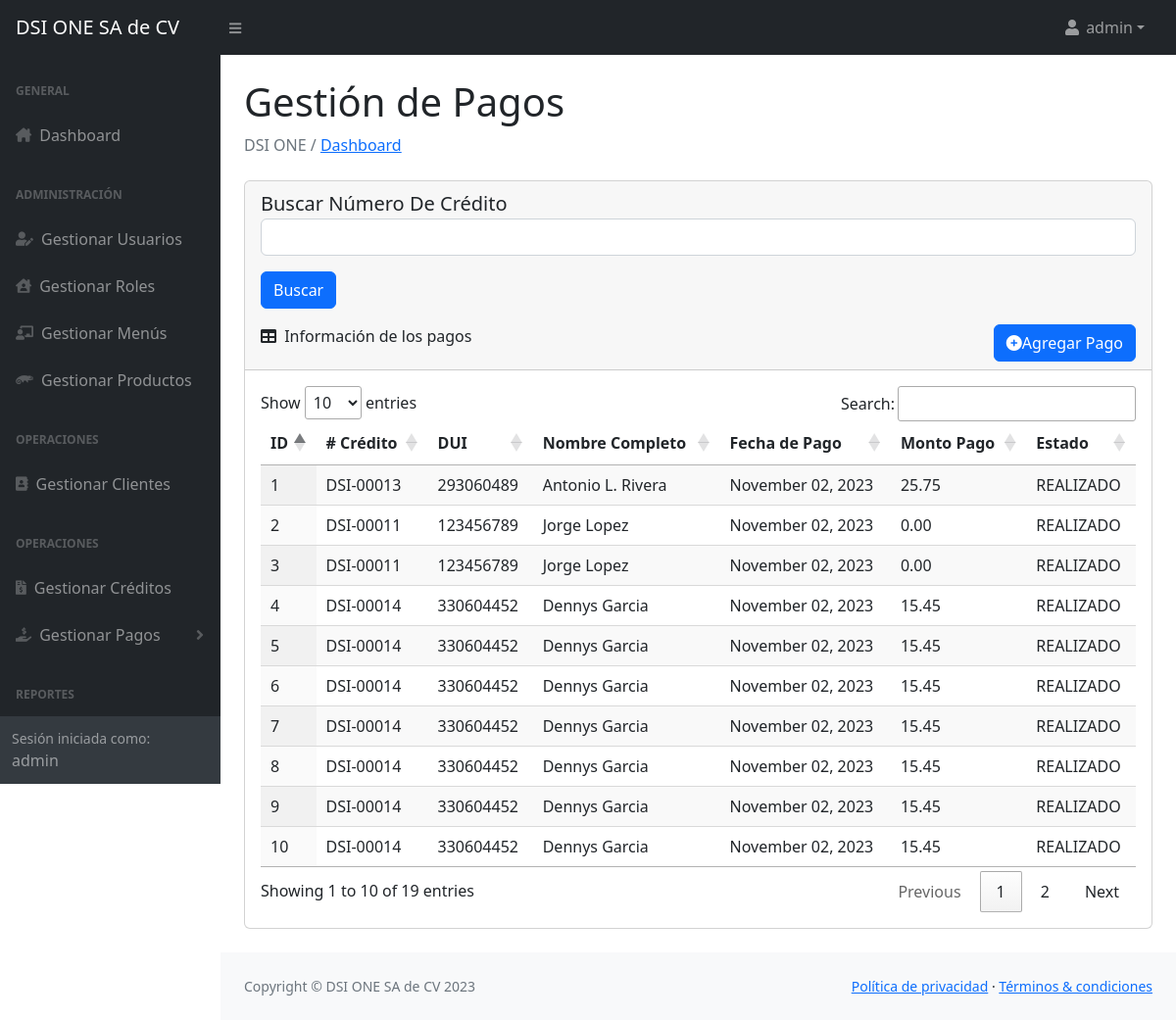
/Vista/gestion_pagos.php (signed in), run on the app's committed database.
### tables this page shows
CREATE TABLE `pagos_dsi` (
  `id_pago` int(11) NOT NULL,
  `num_credito` varchar(10) NOT NULL,
  `dui_cliente` int(11) NOT NULL,
  `nombre_cliente` varchar(60) NOT NULL,
  `fecha_pago` date NOT NULL,
  `monto_pago` decimal(10,2) NOT NULL,
  `estado_pago` enum('PENDIENTE','REALIZADO','EN MORA') NOT NULL DEFAULT 'PENDIENTE'
);

### Vista/gestion_pagos.php (the view, shortened to what this page needs)
<!DOCTYPE html>
<html lang="es">
<head>
    <?php include '../Modelo/o_head.php'; ?>
</head>
<body class="sb-nav-fixed">
    <?php include '../Modelo/o_menu.php'; ?>
    <div id="layoutSidenav_content">
        <main>
                <div class="container-fluid px-4">
                    <h1 class="mt-4">Gestión de Pagos</h1>
                    <ol class="breadcrumb mb-4">
                        <li class="breadcrumb-item active"> DSI ONE / <a href="../Vista/home.php"> Dashboard </a></li>
                    </ol>
                    <div class="card mb-4">
                        <div class="card-header">
                            <h5 class="modal-title" id="addClienteModalLabel">Buscar Número De Crédito</h5>
                            <form method="POST" action="">
                                <div class="mb-3">
                                    <input type="text" name="num_credito" class="form-control" id="num_credito" required>
                                </div>
                                <div class="mb-3">
                                    <input type="submit" name="buscar" class="btn btn-primary" value="Buscar">
                                </div>
                            </form>
                                <i class="fas fa-table me-1"></i>
                                Información de los pagos
                                <div style="float: right;">
                                    <button class="btn btn-primary" data-bs-toggle="modal" data-bs-target="#addClienteModal"><i class="fa-solid fa-circle-plus"></i>Agregar Pago</button>
                                </div>
                        </div>
                        <div class="card-body">
                            <table id="datatablesSimple" class="display">
                                <thead>
                                    <tr>
                                        <th>ID</th>
                                        <th># Crédito</th>
                                        <th>DUI</th>
                                        <th>Nombre Completo</th>
                                        <th>Fecha de Pago</th>
                                        <th>Monto Pago</th>
                                        <th>Estado</th>
                                    </tr>
                                </thead>
                                <tbody>
                                    <?php
                                    include "../Controlador/db_connection.php";
                                    $query = "SELECT * FROM pagos_dsi";
                                    $result = $conn->query($query);
                                    if ($result->num_rows > 0) {
                                        while ($row = $result->fetch_assoc()) {
                                            echo "<td>" . $row['id_pago'] . "</td>";
                                            echo "<td>" . $row['num_credito'] . "</td>";
                                            echo "<td>" . $row['dui_cliente'] . "</td>";
                                            echo "<td>" . $row['nombre_cliente'] . "</td>";
                                            $fecha_pago = date('F d, Y', strtotime($row['fecha_pago']));
                                            echo "<td>" . $fecha_pago . "</td>";
                                            echo "<td>" . $row['monto_pago'] . "</td>";
                                            echo "<td>" . $row['estado_pago'] . "</td>";
                                        }
                                    } else {
                                        echo "<tr><td colspan='7'>No se encontraron registros en la tabla pagos_dsi.</td></tr>";
                                    }
                                    ?>
                                </tbody>
                            </table>
                        </div>
                    </div>
                </div>
            </main>
            <?php include '../Modelo/o_scrips_generales.php'; ?>
</body>
</html>

### data on the page
pagos_dsi: id_pago "1", num_credito "DSI-00013", dui_cliente "293060489", nombre_cliente "Antonio L. Rivera", fecha_pago "November 02, 2023", monto_pago "25.75", estado_pago "REALIZADO"
pagos_dsi: id_pago "2", num_credito "DSI-00011", dui_cliente "123456789", nombre_cliente "Jorge Lopez", fecha_pago "November 02, 2023", monto_pago "0.00", estado_pago "REALIZADO"
pagos_dsi: id_pago "3", num_credito "DSI-00011", dui_cliente "123456789", nombre_cliente "Jorge Lopez", fecha_pago "November 02, 2023", monto_pago "0.00", estado_pago "REALIZADO"
pagos_dsi: id_pago "4", num_credito "DSI-00014", dui_cliente "330604452", nombre_cliente "Dennys Garcia", fecha_pago "November 02, 2023", monto_pago "15.45", estado_pago "REALIZADO"
pagos_dsi: id_pago "5", num_credito "DSI-00014", dui_cliente "330604452", nombre_cliente "Dennys Garcia", fecha_pago "November 02, 2023", monto_pago "15.45", estado_pago "REALIZADO"
pagos_dsi: id_pago "6", num_credito "DSI-00014", dui_cliente "330604452", nombre_cliente "Dennys Garcia", fecha_pago "November 02, 2023", monto_pago "15.45", estado_pago "REALIZADO"
pagos_dsi: id_pago "7", num_credito "DSI-00014", dui_cliente "330604452", nombre_cliente "Dennys Garcia", fecha_pago "November 02, 2023", monto_pago "15.45", estado_pago "REALIZADO"
pagos_dsi: id_pago "8", num_credito "DSI-00014", dui_cliente "330604452", nombre_cliente "Dennys Garcia", fecha_pago "November 02, 2023", monto_pago "15.45", estado_pago "REALIZADO"
pagos_dsi: id_pago "9", num_credito "DSI-00014", dui_cliente "330604452", nombre_cliente "Dennys Garcia", fecha_pago "November 02, 2023", monto_pago "15.45", estado_pago "REALIZADO"
pagos_dsi: id_pago "10", num_credito "DSI-00014", dui_cliente "330604452", nombre_cliente "Dennys Garcia", fecha_pago "November 02, 2023", monto_pago "15.45", estado_pago "REALIZADO"

### other printed values
$_SESSION['username'] "admin"
